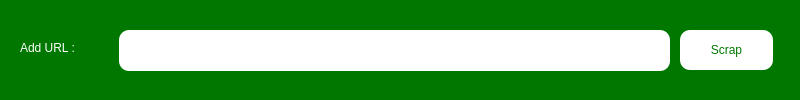
<?xml version="1.0" encoding="UTF-8"?>
<ui version="4.0">
 <class>Form</class>
 <widget class="QWidget" name="Form">
  <property name="geometry">
   <rect>
    <x>0</x>
    <y>0</y>
    <width>800</width>
    <height>100</height>
   </rect>
  </property>
  <property name="windowTitle">
   <string>Form</string>
  </property>
  <widget class="QWidget" name="widget" native="true">
   <property name="geometry">
    <rect>
     <x>0</x>
     <y>0</y>
     <width>800</width>
     <height>100</height>
    </rect>
   </property>
   <property name="styleSheet">
    <string notr="true">background-color: rgb(0, 120, 0);</string>
   </property>
   <widget class="QLineEdit" name="lineEdit">
    <property name="geometry">
     <rect>
      <x>119</x>
      <y>30</y>
      <width>551</width>
      <height>41</height>
     </rect>
    </property>
    <property name="styleSheet">
     <string notr="true">background-color: rgb(255, 255, 255);
border-radius: 10px;</string>
    </property>
   </widget>
   <widget class="QLabel" name="label">
    <property name="geometry">
     <rect>
      <x>20</x>
      <y>27</y>
      <width>91</width>
      <height>41</height>
     </rect>
    </property>
    <property name="styleSheet">
     <string notr="true">font: 12pt &quot;Roboto&quot;;
color: white;</string>
    </property>
    <property name="text">
     <string>Add URL :</string>
    </property>
   </widget>
   <widget class="QPushButton" name="BtnScrap">
    <property name="geometry">
     <rect>
      <x>680</x>
      <y>30</y>
      <width>93</width>
      <height>40</height>
     </rect>
    </property>
    <property name="styleSheet">
     <string notr="true">background-color: rgb(255, 255, 255);
border-radius: 10px;
color:rgb(0,120,0);</string>
    </property>
    <property name="text">
     <string>Scrap</string>
    </property>
   </widget>
  </widget>
 </widget>
 <resources/>
 <connections/>
</ui>
